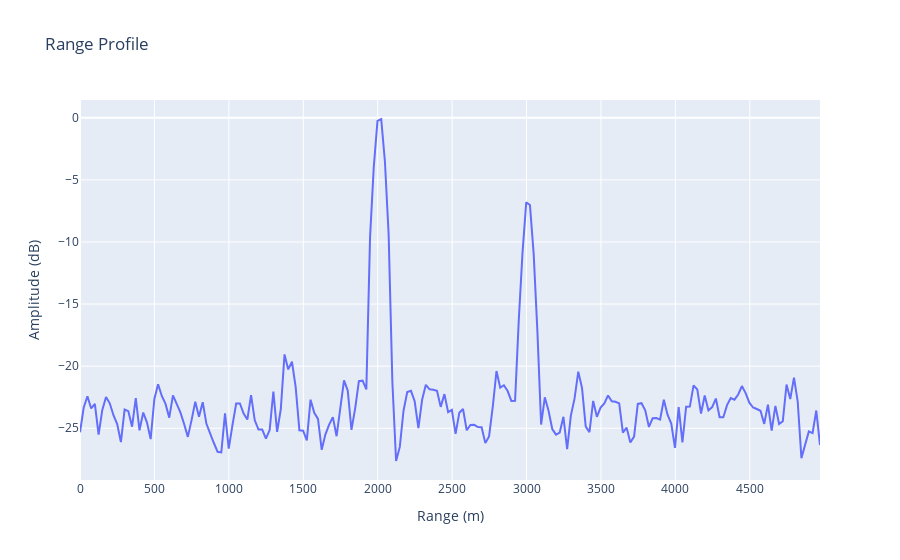

The notebook cell saved with this chart:
### Markdown cell above
*Plot the range profile*

### Code cell
range_axis = mod_t*light_speed/2

fig = go.Figure()

fig.add_trace(
    go.Scatter(
        x=range_axis,
        y=20*np.log10(range_profile_integrated),
        name="I",
    )
)

fig.update_layout(
    title="Range Profile",
    yaxis=dict(title="Amplitude (dB)"),
    xaxis=dict(title="Range (m)"),
)

# uncomment this to display interactive plot
fig.show()


# display static image to reduce size on radarsimx.com
# img_bytes = fig.to_image(format="jpg", scale=2)
# display(Image(img_bytes))

### Figure 1 — Plotly figure (JSON) as saved in the notebook; plotly's stock layout.template omitted (floating-point values rounded to 4 significant figures; data arrays with more than 128 entries replaced by an {"elided": "..."} marker saying what was removed)
{"data": [{"name": "I", "type": "scatter", "x": {"elided": "2001 float values"}, "y": {"elided": "200 float values"}}], "layout": {"title": {"text": "Range Profile"}, "xaxis": {"title": {"text": "Range (m)"}}, "yaxis": {"title": {"text": "Amplitude (dB)"}}}}
